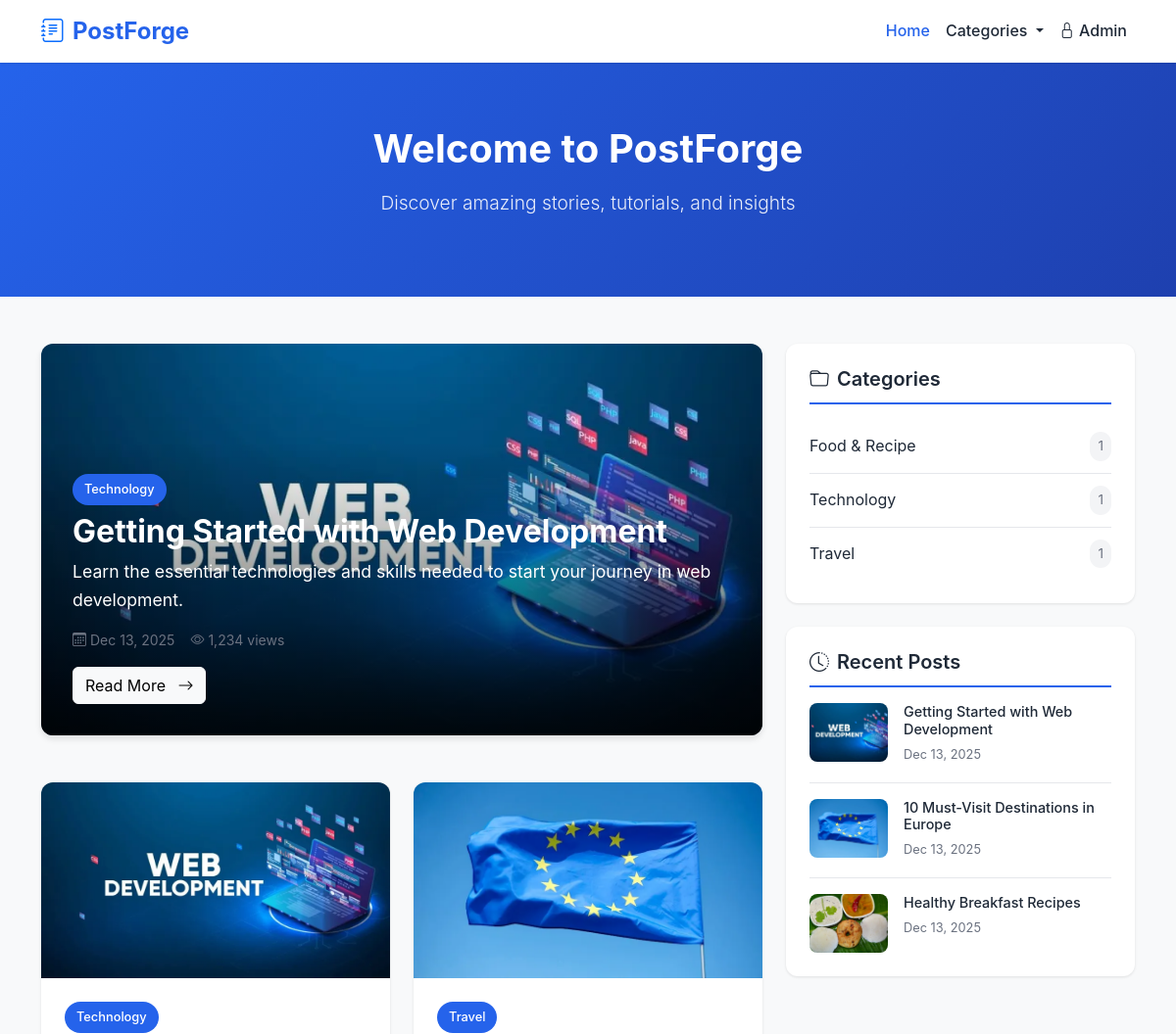
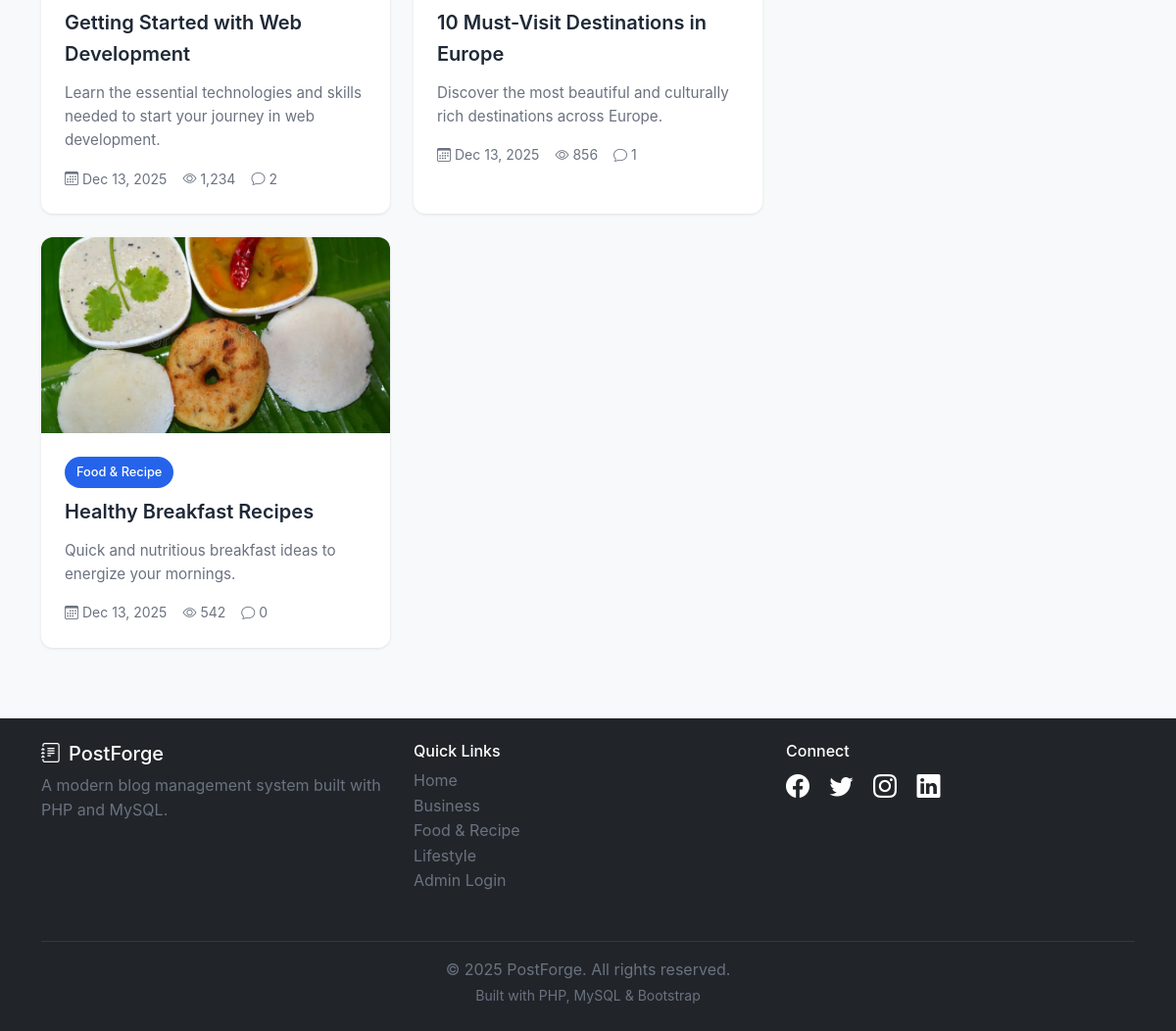
The page / on the database its author committed (2 pictures, top to bottom).
### tables this page shows
CREATE TABLE IF NOT EXISTS posts (
    id INT PRIMARY KEY AUTO_INCREMENT,
    title VARCHAR(255) NOT NULL,
    slug VARCHAR(255) UNIQUE NOT NULL,
    content TEXT NOT NULL,
    excerpt TEXT,
    featured_image VARCHAR(255),
    category_id INT,
    author_id INT,
    status ENUM('draft', 'published') DEFAULT 'draft',
    views INT DEFAULT 0,
    is_demo TINYINT(1) DEFAULT 0,
    created_at TIMESTAMP DEFAULT CURRENT_TIMESTAMP,
    updated_at TIMESTAMP DEFAULT CURRENT_TIMESTAMP ON UPDATE CURRENT_TIMESTAMP,
    published_at TIMESTAMP NULL,
    FOREIGN KEY (category_id) REFERENCES categories(id) ON DELETE SET NULL,
    FOREIGN KEY (author_id) REFERENCES admins(id) ON DELETE CASCADE,
    INDEX idx_slug (slug),
    INDEX idx_status (status),
    INDEX idx_category (category_id),
    INDEX idx_author (author_id),
    INDEX idx_created (created_at),
    FULLTEXT idx_search (title, content)
);

CREATE TABLE IF NOT EXISTS categories (
    id INT PRIMARY KEY AUTO_INCREMENT,
    name VARCHAR(100) UNIQUE NOT NULL,
    slug VARCHAR(100) UNIQUE NOT NULL,
    description TEXT,
    is_demo TINYINT(1) DEFAULT 0,
    created_at TIMESTAMP DEFAULT CURRENT_TIMESTAMP,
    INDEX idx_slug (slug)
);

### includes/functions.php (called while the page is built, shortened)
<?php
function sanitize($data) {
    return htmlspecialchars($data, ENT_QUOTES, 'UTF-8');
}
function formatDate($date, $format = 'M d, Y') {
    return date($format, strtotime($date));
}
function truncate($text, $length = 100, $suffix = '...') {
    return $text;
}
function formatNumber($number) {
    return number_format($number);
}

### public/index.php (the view, shortened to what this page needs)
<?php
require_once '../includes/functions.php';
$page = isset($_GET['page']) ? (int)$_GET['page'] : 1;
try {
    $db = getDB();
    $featuredStmt = $db->query("
        SELECT p.*, c.name as category_name, c.slug as category_slug
        FROM posts p
        LEFT JOIN categories c ON p.category_id = c.id
        WHERE p.status = 'published'
        ORDER BY p.published_at DESC
        LIMIT 1
    ");
    $featuredPost = $featuredStmt->fetch();
    $countStmt = $db->query("SELECT COUNT(*) as count FROM posts WHERE status = 'published'");
    $total = $countStmt->fetch()['count'];
    $pagination = getPagination($total, POSTS_PER_PAGE, $page);
    $postsStmt = $db->prepare("
        SELECT p.*, c.name as category_name, c.slug as category_slug, a.full_name as author_name, a.profile_image as author_image,
               (SELECT COUNT(*) FROM comments WHERE post_id = p.id AND status = 'approved') as comment_count
        FROM posts p
        LEFT JOIN categories c ON p.category_id = c.id
        LEFT JOIN admins a ON p.author_id = a.id
        WHERE p.status = 'published'
        ORDER BY p.published_at DESC
        LIMIT :offset, :limit
    ");
    $postsStmt->execute([
        'offset' => $pagination['offset'],
        'limit' => POSTS_PER_PAGE
    ]);
    $posts = $postsStmt->fetchAll();
    $categoriesStmt = $db->query("
        SELECT c.*, COUNT(p.id) as post_count
        FROM categories c
        LEFT JOIN posts p ON c.id = p.category_id AND p.status = 'published'
        GROUP BY c.id
        HAVING post_count > 0
        ORDER BY c.name ASC
    ");
    $categories = $categoriesStmt->fetchAll();
    $recentStmt = $db->query("
        SELECT p.*, c.name as category_name
        FROM posts p
        LEFT JOIN categories c ON p.category_id = c.id
        WHERE p.status = 'published'
        ORDER BY p.published_at DESC
        LIMIT 5
    ");
    $recentPosts = $recentStmt->fetchAll();
} catch (PDOException $e) {
    $error = 'Error loading posts';
    $posts = [];
}
include 'includes/header.php';
?>
<div class="hero-section">
    <div class="container text-center">
        <h1>Welcome to <?php echo SITE_NAME; ?></h1>
        <p class="lead">Discover amazing stories, tutorials, and insights</p>
    </div>
</div>
<div class="container mb-5">
    <div class="row">
        <div class="col-lg-8">
            <?php if ($featuredPost && $page == 1): ?>
                <div class="featured-post">
                    <?php if ($featuredPost['featured_image']): ?>
                        <img src="<?php echo UPLOAD_URL . sanitize($featuredPost['featured_image']); ?>"
                             alt="<?php echo sanitize($featuredPost['title']); ?>"
                             class="featured-post-img">
                    <?php else: ?>
                        <div class="featured-post-img bg-primary d-flex align-items-center justify-content-center">
                            <i class="bi bi-image text-white" style="font-size: 5rem;"></i>
                        </div>
                    <?php endif; ?>
                    <div class="featured-post-overlay">
                        <a href="category.php?slug=<?php echo $featuredPost['category_slug']; ?>"
                           class="category-badge mb-2">
                            <?php echo sanitize($featuredPost['category_name'] ?? 'Uncategorized'); ?>
                        </a>
                        <h2><?php echo sanitize($featuredPost['title']); ?></h2>
                        <p><?php echo sanitize(truncate($featuredPost['excerpt'], 150)); ?></p>
                        <div class="post-meta">
                            <span class="post-meta-item">
                                <i class="bi bi-calendar3"></i>
                                <?php echo formatDate($featuredPost['published_at']); ?>
                            </span>
                            <span class="post-meta-item">
                                <i class="bi bi-eye"></i>
                                <?php echo formatNumber($featuredPost['views']); ?> views
                            </span>
                        </div>
                        <a href="post.php?slug=<?php echo $featuredPost['slug']; ?>"
                           class="btn btn-light mt-3">
                            Read More <i class="bi bi-arrow-right ms-2"></i>
                        </a>
                    </div>
                </div>
            <?php endif; ?>
            <div class="row">
                <?php if (empty($posts)): ?>
                    <div class="col-12">
                        <div class="alert alert-info">
                            <i class="bi bi-info-circle me-2"></i>No posts available yet.
                        </div>
                    </div>
                <?php else: ?>
                    <?php foreach ($posts as $post): ?>
                        <div class="col-md-6 mb-4">
                            <div class="card post-card">
                                <?php if ($post['featured_image']): ?>
                                    <img src="<?php echo UPLOAD_URL . sanitize($post['featured_image']); ?>"
                                         alt="<?php echo sanitize($post['title']); ?>"
                                         class="post-card-img">
                                <?php else: ?>
                                    <div class="post-card-img bg-secondary d-flex align-items-center justify-content-center">
                                        <i class="bi bi-image text-white" style="font-size: 3rem;"></i>
                                    </div>
                                <?php endif; ?>
                                <div class="post-card-body">
                                    <a href="category.php?slug=<?php echo $post['category_slug']; ?>"
                                       class="category-badge mb-2">
                                        <?php echo sanitize($post['category_name'] ?? 'Uncategorized'); ?>
                                    </a>
                                    <a href="post.php?slug=<?php echo $post['slug']; ?>"
                                       class="post-card-title">
                                        <?php echo sanitize($post['title']); ?>
                                    </a>
                                    <p class="post-card-excerpt">
                                        <?php echo sanitize(truncate($post['excerpt'], 100)); ?>
                                    </p>
                                    <div class="post-meta">
                                        <span class="post-meta-item">
                                            <i class="bi bi-calendar3"></i>
                                            <?php echo formatDate($post['published_at'], 'M d, Y'); ?>
                                        </span>
                                        <span class="post-meta-item">
                                            <i class="bi bi-eye"></i>
                                            <?php echo formatNumber($post['views']); ?>
                                        </span>
                                        <span class="post-meta-item">
                                            <i class="bi bi-chat"></i>
                                            <?php echo $post['comment_count']; ?>
                                        </span>
                                    </div>
                                </div>
                            </div>
                        </div>
                    <?php endforeach; ?>
                <?php endif; ?>
            </div>
        </div>
        <div class="col-lg-4">
            <?php if (!empty($categories)): ?>
                <div class="sidebar-widget">
                    <h5><i class="bi bi-folder me-2"></i>Categories</h5>
                    <?php foreach ($categories as $category): ?>
                        <div class="category-list-item">
                            <a href="category.php?slug=<?php echo $category['slug']; ?>">
                                <?php echo sanitize($category['name']); ?>
                            </a>
                            <span class="category-count"><?php echo $category['post_count']; ?></span>
                        </div>
                    <?php endforeach; ?>
                </div>
            <?php endif; ?>
            <?php if (!empty($recentPosts)): ?>
                <div class="sidebar-widget">
                    <h5><i class="bi bi-clock-history me-2"></i>Recent Posts</h5>
                    <?php foreach ($recentPosts as $recent): ?>
                        <div class="recent-post-item">
                            <?php if ($recent['featured_image']): ?>
                                <img src="<?php echo UPLOAD_URL . sanitize($recent['featured_image']); ?>"
                                     alt="<?php echo sanitize($recent['title']); ?>"
                                     class="recent-post-img">
                            <?php else: ?>
                                <div class="recent-post-img bg-secondary"></div>
                            <?php endif; ?>
                            <div class="recent-post-info">
                                <h6>
                                    <a href="post.php?slug=<?php echo $recent['slug']; ?>">
                                        <?php echo sanitize(truncate($recent['title'], 50)); ?>
                                    </a>
                                </h6>
                                <small class="recent-post-date">
                                    <?php echo formatDate($recent['published_at'], 'M d, Y'); ?>
                                </small>
                            </div>
                        </div>
                    <?php endforeach; ?>
                </div>
            <?php endif; ?>
        </div>
    </div>
</div>
<?php include 'includes/footer.php'; ?>

### public/includes/footer.php (shortened to what this page needs)
    </main>
    <footer class="bg-dark text-white mt-5 py-4">
        <div class="container">
            <div class="row">
                <div class="col-md-4 mb-3">
                    <h5><i class="bi bi-journal-text me-2"></i><?php echo SITE_NAME; ?></h5>
                    <p class="text-muted">A modern blog management system built with PHP and MySQL.</p>
                </div>
                <div class="col-md-4 mb-3">
                    <h6>Quick Links</h6>
                    <ul class="list-unstyled">
                        <li><a href="index.php" class="text-muted text-decoration-none">Home</a></li>
                        <?php
                        try {
                            $db = getDB();
                            $footerCatsStmt = $db->query("SELECT * FROM categories ORDER BY name ASC LIMIT 3");
                            $footerCategories = $footerCatsStmt->fetchAll();
                            foreach ($footerCategories as $footerCat):
                        ?>
                            <li>
                                <a href="category.php?slug=<?php echo $footerCat['slug']; ?>"
                                   class="text-muted text-decoration-none">
                                    <?php echo sanitize($footerCat['name']); ?>
                                </a>
                            </li>
                        <?php
                            endforeach;
                        } catch (PDOException $e) {
                        }
                        ?>
                        <li><a href="../admin/login.php" class="text-muted text-decoration-none">Admin Login</a></li>
                    </ul>
                </div>
                <div class="col-md-4 mb-3">
                    <h6>Connect</h6>
                    <div class="social-links">
                        <a href="#" class="text-white me-3"><i class="bi bi-facebook"></i></a>
                        <a href="#" class="text-white me-3"><i class="bi bi-twitter"></i></a>
                        <a href="#" class="text-white me-3"><i class="bi bi-instagram"></i></a>
                        <a href="#" class="text-white me-3"><i class="bi bi-linkedin"></i></a>
                    </div>
                </div>
            </div>
            <hr class="border-secondary">
            <div class="text-center text-muted">
                <p class="mb-0">&copy; <?php echo date('Y'); ?> <?php echo SITE_NAME; ?>. All rights reserved.</p>
                <small>Built with PHP, MySQL & Bootstrap</small>
            </div>
        </div>
    </footer>
</body>
</html>

### rows shown on the page
posts: featured_image (picture), category.name "Technology", title "Getting Started with Web Development", excerpt "Learn the essential technologies and skills needed to start your journey in web development.", published_at "Dec 13, 2025", views "1,234", comment_count "2"
posts: featured_image (picture), category.name "Travel", title "10 Must-Visit Destinations in Europe", excerpt "Discover the most beautiful and culturally rich destinations across Europe.", published_at "Dec 13, 2025", views "856", comment_count "1"
posts: featured_image (picture), category.name "Food & Recipe", title "Healthy Breakfast Recipes", excerpt "Quick and nutritious breakfast ideas to energize your mornings.", published_at "Dec 13, 2025", views "542", comment_count "0"
categories: name "Food & Recipe", post_count "1"
categories: name "Technology", post_count "1"
categories: name "Travel", post_count "1"
categories: name "Business"
categories: name "Lifestyle"

### other values the page prints
SITE_NAME "PostForge"
